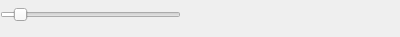
<?xml version="1.0" encoding="UTF-8"?>
<ui version="4.0">
 <class>Tuneslider</class>
 <widget class="QWidget" name="Tuneslider">
  <property name="geometry">
   <rect>
    <x>0</x>
    <y>0</y>
    <width>400</width>
    <height>37</height>
   </rect>
  </property>
  <property name="minimumSize">
   <size>
    <width>0</width>
    <height>37</height>
   </size>
  </property>
  <property name="maximumSize">
   <size>
    <width>16777215</width>
    <height>37</height>
   </size>
  </property>
  <property name="windowTitle">
   <string>Form</string>
  </property>
  <widget class="QSlider" name="hs_slider">
   <property name="geometry">
    <rect>
     <x>0</x>
     <y>0</y>
     <width>181</width>
     <height>29</height>
    </rect>
   </property>
   <property name="palette">
    <palette>
     <active>
      <colorrole role="Highlight">
       <brush brushstyle="SolidPattern">
        <color alpha="255">
         <red>255</red>
         <green>255</green>
         <blue>255</blue>
        </color>
       </brush>
      </colorrole>
     </active>
     <inactive>
      <colorrole role="Highlight">
       <brush brushstyle="SolidPattern">
        <color alpha="255">
         <red>255</red>
         <green>255</green>
         <blue>255</blue>
        </color>
       </brush>
      </colorrole>
     </inactive>
     <disabled>
      <colorrole role="Highlight">
       <brush brushstyle="SolidPattern">
        <color alpha="255">
         <red>217</red>
         <green>217</green>
         <blue>217</blue>
        </color>
       </brush>
      </colorrole>
     </disabled>
    </palette>
   </property>
   <property name="minimum">
    <number>-1</number>
   </property>
   <property name="maximum">
    <number>12</number>
   </property>
   <property name="singleStep">
    <number>1</number>
   </property>
   <property name="pageStep">
    <number>12</number>
   </property>
   <property name="orientation">
    <enum>Qt::Horizontal</enum>
   </property>
  </widget>
 </widget>
 <resources/>
 <connections/>
</ui>
